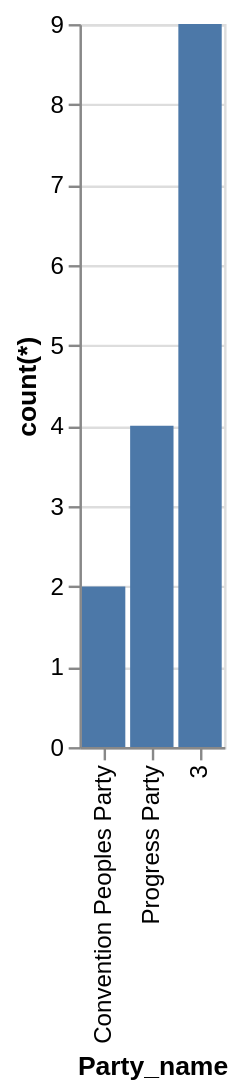

Write a Vega-Lite specification for this figure.
### Vega-Lite specification from a JSON file in a GitHub repository (floating-point values rounded to 4 significant figures)
{"data": {"values": [{"x_data": "Convention Peoples Party", "y_data": 2}, {"x_data": "Progress Party", "y_data": 4}, {"x_data": "3", "y_data": 9}]}, "mark": "bar", "encoding": {"x": {"field": "x_data", "type": "nominal", "title": "Party_name", "sort": {"op": "sum", "field": "y_data", "order": "ascending"}}, "y": {"field": "y_data", "type": "quantitative", "title": "count(*)"}}}
